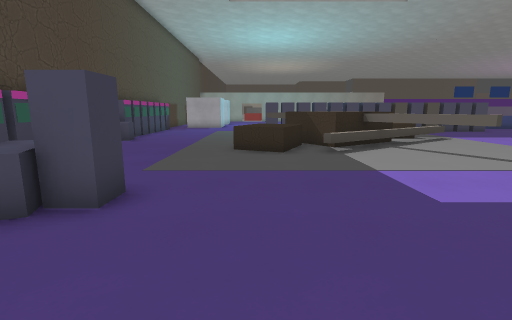
[1] (above)

23 first-person views from a walk through a level from a Godot 3-D game. The camera is 1.3 m above the floor, tilts 10° down and sees 85° across. The floor is counted in squares, 1 m on a side. Each view is taken from the middle of a square. On the plan, view 1 faces up. The plan holds only what a view shows up to about 13 squares ahead; the rest is blank. The place goes on beyond the plan.

[2]
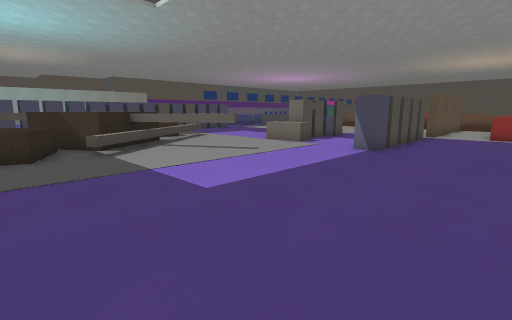

[3]
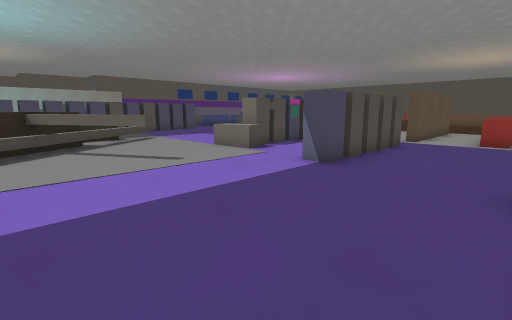

[4]
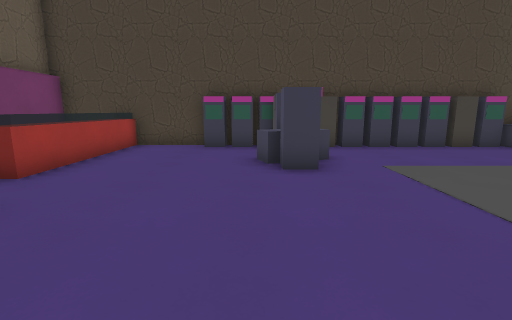

[5]
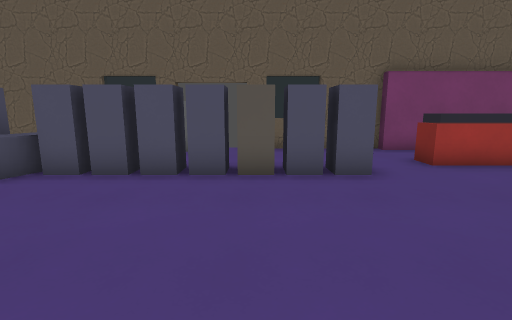

[6]
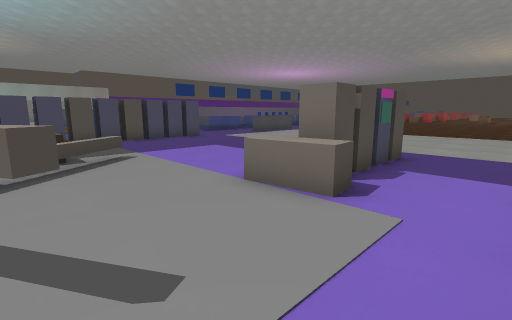

[7]
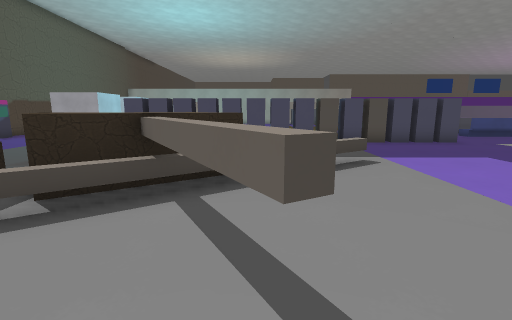

[8]
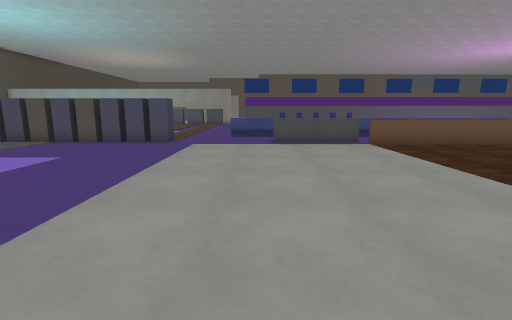

[9]
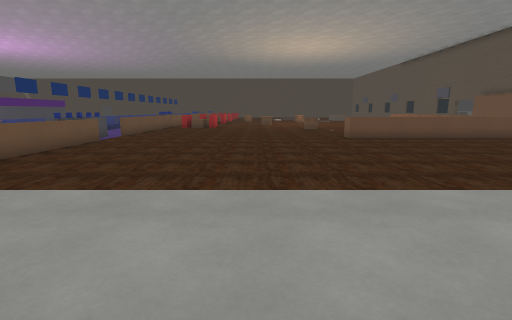

[10]
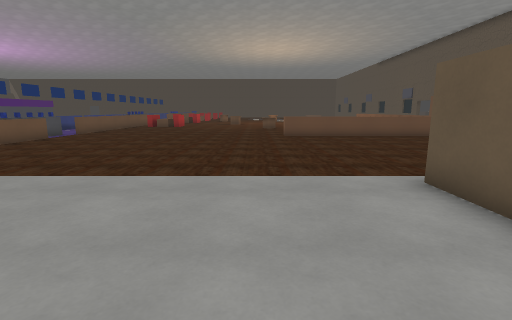

[11]
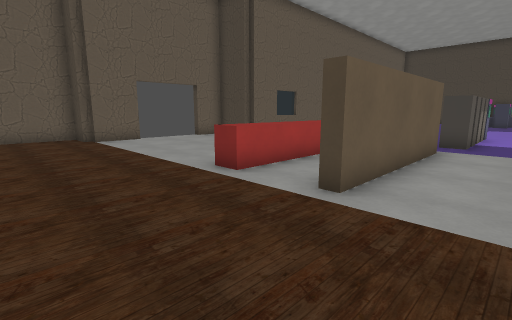

[12]
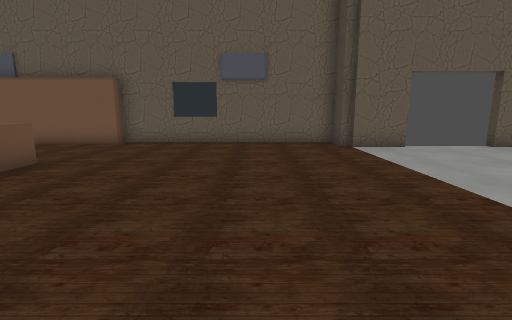

[13]
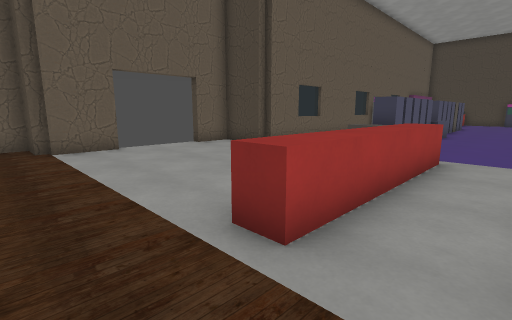

[14]
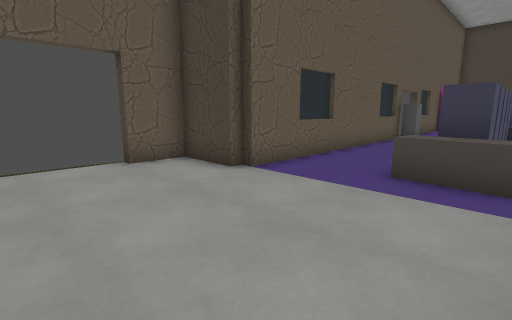

[15]
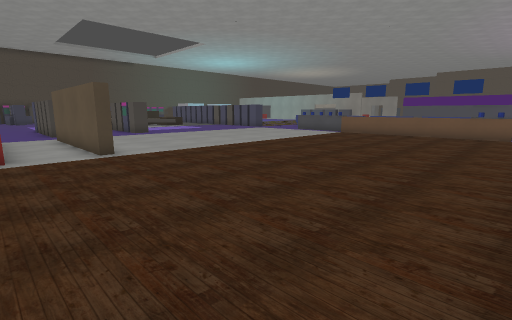

[16]
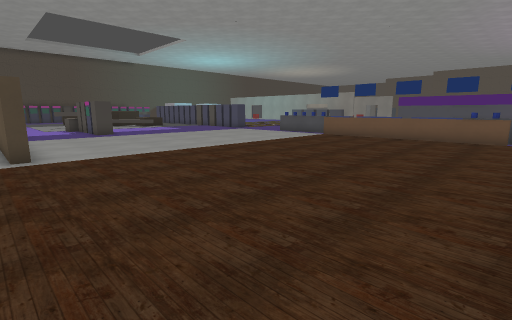

[17]
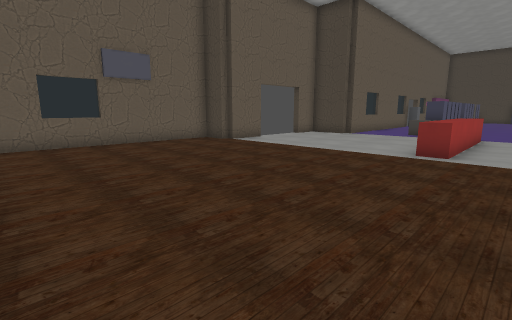

[18]
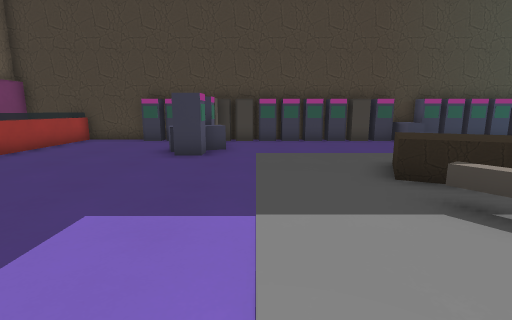

[19]
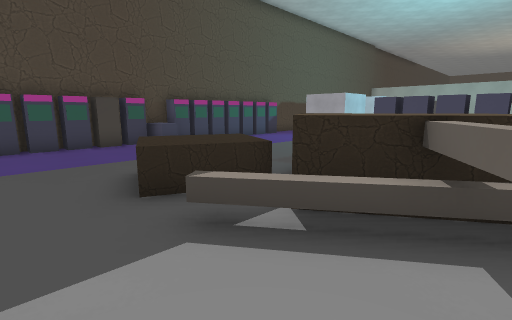

[20]
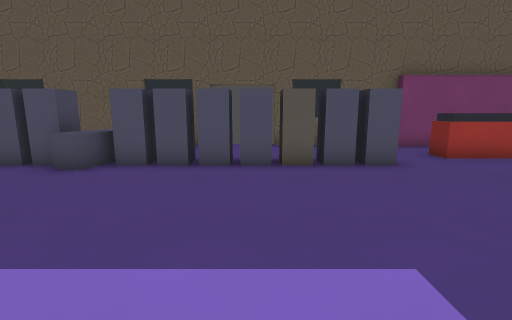

[21]
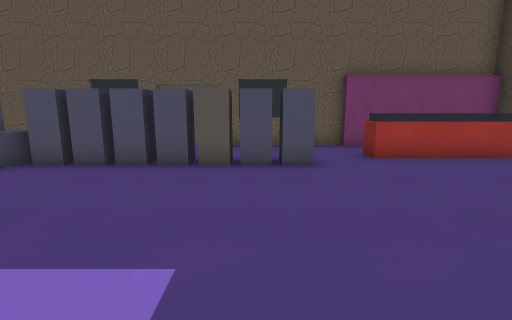

[22]
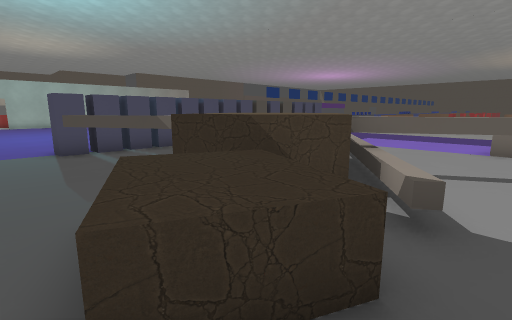

[23]
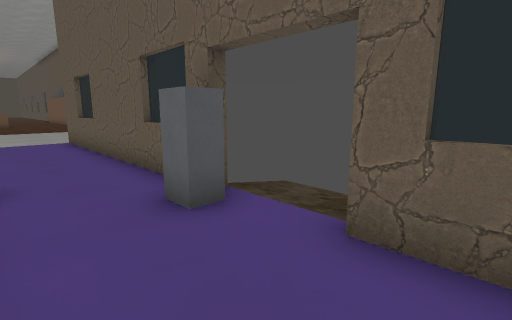

### Floor plan
Key: @ floor where view 1 was taken; # wall or solid block; x gap in a wall; . main floor; - floor 0.25 m lower than the main floor; = window, fence, low wall or low ledge; ^ raised ledge.
Columns run from 7 left of view 1 to 31 right of it. Each row starts with its distance up from view 1.
 19       ...             ....
 18       ..##############....^^^^.     ^^^
 17  # .. ..x...   ...............========.
 16  #  ....^..     .......................
 15 ##   ....#      .......................
 14 ##    ...^     ........................
 13 #^........^^^^^==......................
 12 #^......#^^^^==........................
 11 ##.....^^^^^^^.........................
 10 ##.....^^#^^^..........................
  9  #.....^^==.#....^.....................
  8  #...........^...^####.................
  7 ##...............^.....................
  6 ##.....................................
  5 #..^...................................
  4 ####^............#####..######.........
  3 ##..^..................................
  2 ##.....................................
  1 ##.....................^^^^^^^.........
  0 #......@.......^.....^.................
 -1 #.......#######^#####^.................
 -2 #^^^^^^........^.....^.................
 -3 #    ..................................
 -4 #    ........#.........................
 -5  ########^#..x^#####^###...............
 -6            --          #...............
 -7                        ##...##.........
 -8                          ... ##........
 -9                          --   #####^^##

Positions as (right, up) in squares from view 1, and headings:
1: (0, 0), facing up
2: (0, 0), facing up-right
3: (3, 0), facing up-right
4: (4, 3), facing left
5: (3, 5), facing down
6: (6, 5), facing up-right
7: (6, 6), facing up
8: (18, 6), facing up
9: (18, 10), facing right
10: (17, 7), facing right
11: (26, 6), facing down-left
12: (26, 3), facing down
13: (24, 3), facing down-left
14: (20, 0), facing down-left
15: (31, 1), facing up-left
16: (31, 3), facing up-left
17: (31, 3), facing down-left
18: (6, 6), facing left
19: (5, 7), facing up-left
20: (4, 6), facing down
21: (2, 6), facing down
22: (-1, 8), facing up-right
23: (2, -2), facing down-right
